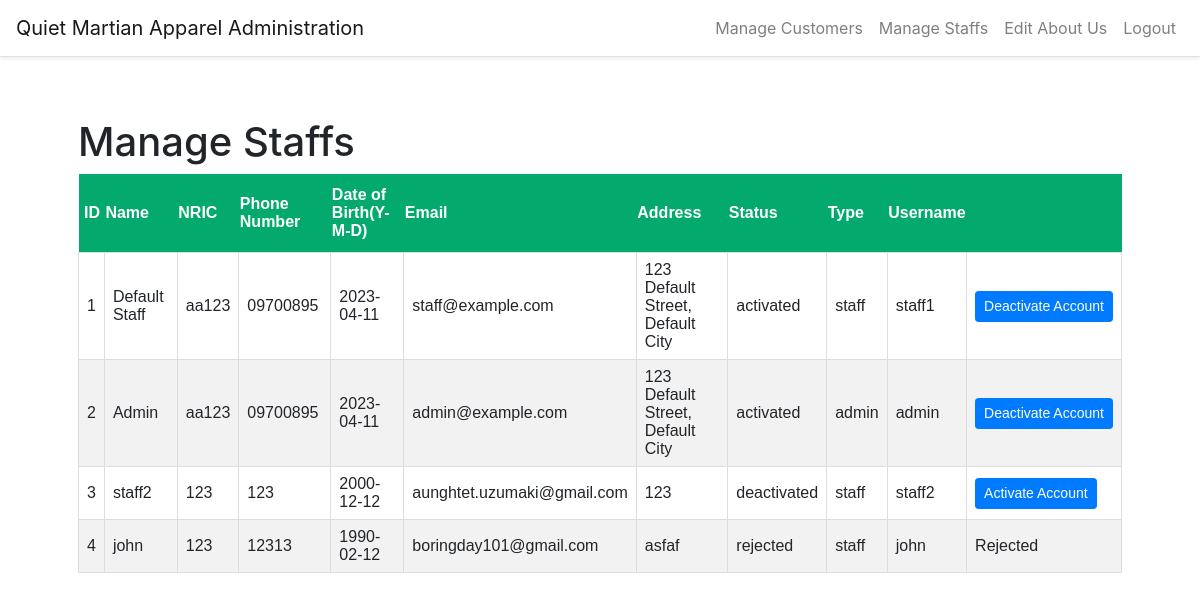
/manage-staffs (signed in), run on an earlier commit of the app's database.
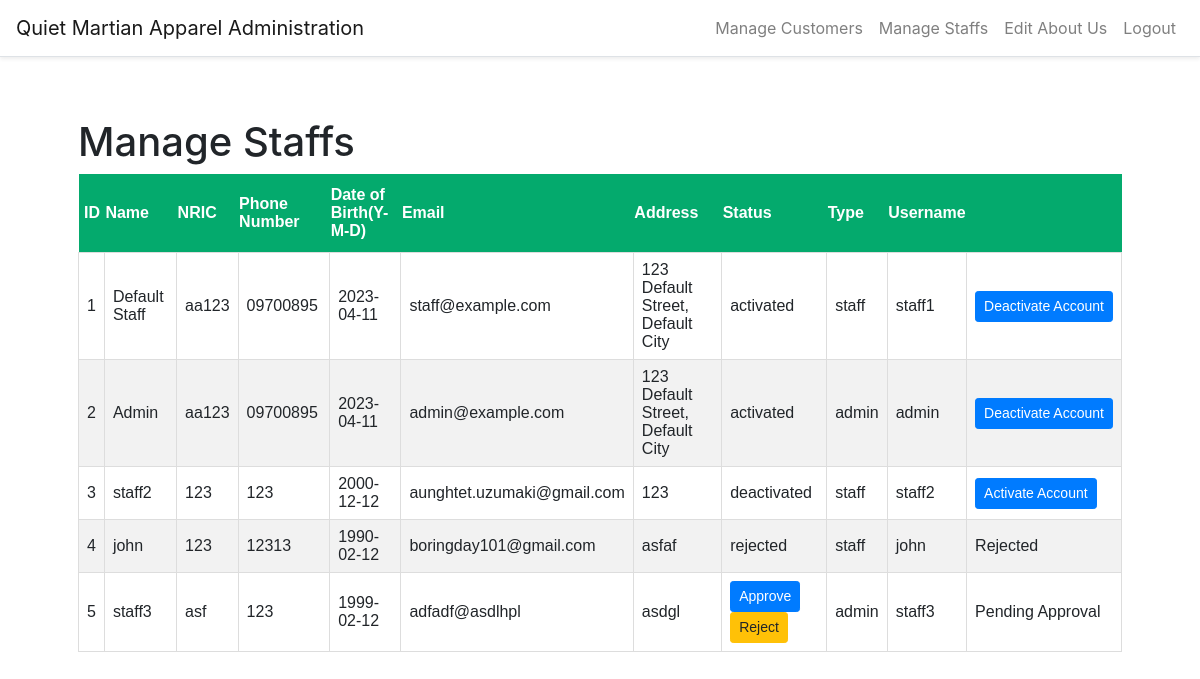
And on a later commit of the database.
### website/models.py (models this page shows)
class Staff(db.Model, UserMixin):
    id = db.Column(db.Integer, primary_key=True)
    name = db.Column(db.String(150))
    nric = db.Column(db.String(150))
    phone_number = db.Column(db.String(20))
    dob = db.Column(db.Date)
    email = db.Column(db.String(150), unique=True)
    address = db.Column(db.String(255))
    status = db.Column(db.String(150))
    type = db.Column(db.String(150))
    username = db.Column(db.String(150), unique=True)
    password = db.Column(db.String(150))
    created_date = db.Column(db.DateTime, default=func.now())
    created_by = db.Column(db.Integer)
    updated_date = db.Column(db.DateTime, default=func.now())
    updated_by = db.Column(db.Integer)
    about_us = db.relationship('AboutUs')

### website/auth.py (the view)
@auth.route('/manage-staffs', methods=['GET', 'POST'])
@login_required
def manage_staffs():
    s = Staff.query.all()
    staffs = s
    return render_template("staff/manage_staffs.html", staffs=staffs, user=current_user)

### website/templates/staff/manage_staffs.html (shortened to what this page needs)
{% extends "staff/layout.html" %}
{% block main %}
<h1>Manage Staffs</h1>
<link rel="stylesheet" href="static/payment.css">
<table class="history">
  <thead>
    <tr>
      <th>&nbsp;ID</th>
      <th>Name</th>
      <th>NRIC</th>
      <th>Phone Number</th>
      <th>Date of Birth(Y-M-D)</th>
      <th>Email</th>
      <th>Address</th>
      <th>Status</th>
      <th>Type</th>
      <th>Username</th>
      <th></th>
    </tr>
  </thead>
  <tbody>
    {% for staff in staffs %}
    <tr>
      <td>{{ staff.id }}</td>
      <td>{{ staff.name }}</td>
      <td>{{ staff.nric }}</td>
      <td>{{ staff.phone_number }}</td>
      <td>{{ staff.dob.strftime('%Y-%m-%d') }}</td>
      <td>{{ staff.email }}</td>
      <td>{{ staff.address }}</td>
      <td>
        {% if staff.status == 'pending' %}
          <a href="{{ url_for('auth.approve_reject_staff', id=staff.id, status='activated') }}" class="btn btn-sm btn-primary">Approve</a>
          <a href="{{ url_for('auth.approve_reject_staff', id=staff.id, status='rejected') }}" class="btn btn-sm btn-warning">Reject</a>
        {% else %}
          {{ staff.status }}
        {% endif %}
      </td>
      <td>{{ staff.type }}</td>
      <td>{{ staff.username }}</td>
      <td>
        {% if staff.status == 'activated' %}
        <a href="{{ url_for('auth.approve_reject_staff', id=staff.id, status='deactivated') }}" class="btn btn-sm btn-primary">Deactivate Account</a>
        {% elif staff.status== 'deactivated' %}
        <a href="{{ url_for('auth.approve_reject_staff', id=staff.id, status='activated') }}" class="btn btn-sm btn-primary">Activate Account</a>
        {% elif staff.status== 'rejected' %}
        Rejected
        {% else %}
        Pending Approval
        {% endif %}
      </td>
    </tr>
    {% endfor %}
  </tbody>
</table>
{% endblock %}

### website/templates/staff/layout.html (shortened to what this page needs)
<!DOCTYPE html>
<html lang="en">
    <head>
        <link rel="stylesheet" href="https://maxcdn.bootstrapcdn.com/bootstrap/4.1.3/css/bootstrap.min.css">
        <link rel="stylesheet" href="{{ url_for('static', filename='css/style.css') }}">
    </head>
    <body style="padding-top: 70px;">
        <main class="container p-5">
            {% block main %}{% endblock %}
        </main>
    </body>
</html>

### website/templates/staff/base3.html (shortened to what this page needs)
<nav class="navbar navbar-expand-lg navbar-light bg-white border-bottom shadow-sm fixed-top">
    <a class="navbar-brand" href="/staff-login">Quiet Martian Apparel Administration</a>
    <div class="collapse navbar-collapse" id="navbarResponsive">
        <ul class="navbar-nav ml-auto">
            {% if user.is_authenticated %}
            <li class="nav-item"><a href="/manage-customers" class="nav-link">Manage Customers</a></li>
            <li class="nav-item"><a href="/manage-staffs" class="nav-link">Manage Staffs</a></li>
            <li class="nav-item"><a href="/about_us/edit" class="nav-link">Edit About Us</a></li>
            <li class="nav-item"><a href="/admin-logout" class="nav-link">Logout</a></li>
            {% else %}
            <li class="nav-item"><a href="/new-staff" class="nav-link">Register</a></li>
            <li class="nav-item"><a href="/staff-login" class="btn btn-outline-info">Login</a></li>
            {% endif %}
        </ul>
    </div>
</nav>

### website/static/style.css (style rules this page uses)
html { scroll-behavior: smooth; }

### website/static/payment.css (style rules this page uses)
.history th { padding-top: 12px; padding-bottom: 12px; text-align: left; background-color: #04AA6D; color: white; }
.history { font-family: Arial, Helvetica, sans-serif; border-collapse: collapse; width: 100%; }
.history td, history th { border: 1px solid #ddd; padding: 8px; }
.history tr:nth-child(even) { background-color: #f2f2f2; }

What changed in the data, as far as the page shows it:
added Staff: id "5", name "staff3", nric "asf", phone_number "123", dob "1999-02-12", email "adfadf@asdlhpl", address "asdgl", type "admin", username "staff3", status "Pending Approval"
